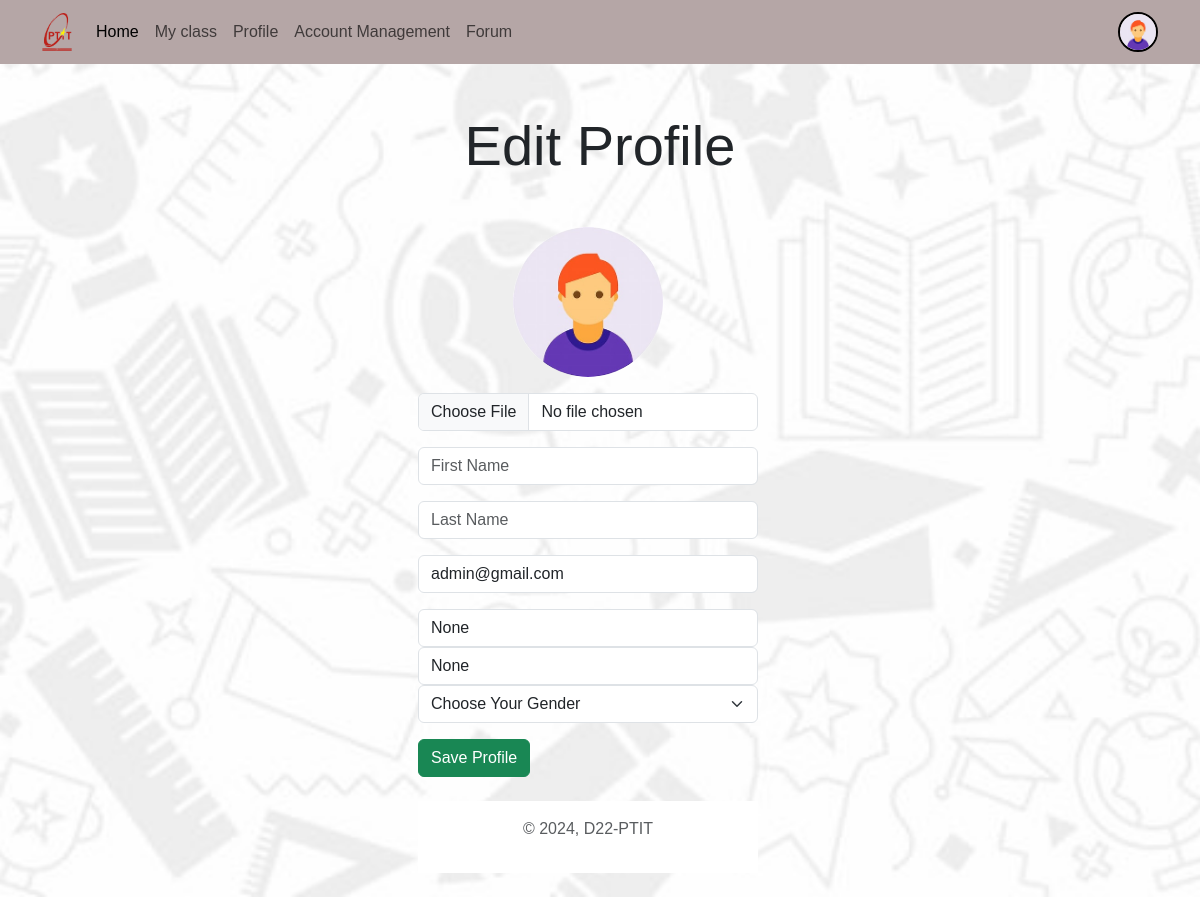
/user/edit_profile/ (signed in), run on the app's committed database.
### account/models.py (models this page shows, shortened)
class Profile(models.Model):
    user = models.OneToOneField(User, on_delete=models.CASCADE, null=True, related_name='profile', verbose_name='User Object')
    user_class = models.TextField(blank=True, null=True)
    email = models.EmailField(blank=True, null=True, max_length=254, unique=True)
    profile_img = models.ImageField(upload_to='profile_images', default='profile_images/user.jpg', blank=True, null=True, verbose_name='Profile Pic')
    studen_id = models.CharField(max_length=15, blank=True, null=True)
    GENDER = (
        ('Male', 'Male'),
        ('Female', 'Female'),
        ('Other', 'Other'),
    )
    gender = models.CharField(max_length=6, choices=GENDER, blank=True, null=True)

### account/views.py (the view, shortened to what this page needs)
# urls.py: path('edit_profile/', views.editProfile, name='edit_profile'),
@login_required(login_url='login')
def editProfile(request):
    user_object = request.user
    user_profile = request.user.profile
    context = {"user_profile": user_profile}
    return render(request, 'profile-edit.html', context)

### templates/profile-edit.html (shortened to what this page needs)
<!DOCTYPE html>
<html lang="en">
<head>
  <link href="https://cdn.jsdelivr.net/npm/bootstrap@5.3.0-alpha3/dist/css/bootstrap.min.css" rel="stylesheet"
>
    <link rel="stylesheet" href="/static/css/style.css">
  </head>
<body>
  {% include "Components/navbar_loged_in.html" %}
  <h1 class="display-4 text-center my-5">Edit Profile</h1>
  <div class="container">
    <div class="row row-cols-sm-1 row-cols-lg-3 container">
      <div class="col-12">
      </div>
      <div class="col-12">
        <form action="" method="POST" enctype="multipart/form-data">
            <div class="mb-3 d-flex justify-content-center">
                <img src="{{user_profile.profile_img.url}}" alt="profile-pic" width="150" height="150" class="rounded-circle">
            </div>
          <div class="mb-3">
            <input type="file" name="profile_img" class="form-control" id="exampleInputImage">
          </div>
          <div class="mb-3">
            <input type="text" name="firstname" value="{{user_profile.user.first_name}}" class="form-control" id="exampleInputFirstName" placeholder="First Name">
          </div>
          <div class="mb-3">
            <input type="text"  name="lastname" value="{{user_profile.user.last_name}}" class="form-control" id="exampleInputLastName" placeholder="Last Name">
          </div>
          <div class="mb-3">
            <input type="email" name="email" value="{{user_profile.user.email}}" class="form-control" id="exampleInputEmail2" aria-describedby="emailHelp"
              placeholder="Email">
          </div>
          <div class="mb-3">
            <input type="text" name="user_class" value="{{user_profile.user_class}}" class="form-control" id="exampleInputStudentID" placeholder="class">
          <div class="mb-3">
          <div class="mb-3">
            <input type="text" name="studen_id" value="{{ user_profile.studen_id }}" class="form-control" id="exampleInputStudentID" placeholder="Student ID">
          <div class="mb-3">
            <select class="form-select form-control" name="gender" value="{{user_profile.gender}}" id="exampleInputGender" aria-label="Default select example">
                <option selected>Choose Your Gender</option>
              </select>
          </div>
          <button type="submit" class="btn btn-success">Save Profile</button>
        </form>
      </div>
    </div>
  </div>
  {% include "Components/footer.html" %}
</body>
</html>

### templates/Components/navbar_loged_in.html (shortened to what this page needs)
    <nav class="navbar navbar-expand-lg bg-body-tertiary d-none d-lg-block">
        <div class="container">
            <a class="navbar-brand" href="">
                <img src="/static/images/logo_ptit.png" alt="" style="width: 30px;">
                </a>
            <div class="collapse navbar-collapse" id="navbarSupportedContent">
                <ul class="navbar-nav me-auto mb-2 mb-lg-0">
                    <li class="nav-item">
                        <a class="nav-link active" aria-current="page" href="{% url 'welcome' %}">Home</a>
                    </li>
						<a class="nav-link" href="{% url 'my_classes' %}">My class</a>
					<li class="nav-item">
                        <a class="nav-link" href="{% url 'profile' request.user.username %}">Profile</a>
                    </li>
                    {% if request.user.is_staff or request.user.is_superuser %}
                    <a class="nav-link" href="{% url "account_management" %}">Account Management</a>
                    {% endif %}
						<a class="nav-link" href="{% url 'forum-list' %}">Forum</a>
                </ul>
                {% if request.user.is_authenticated %}
                    <a href="{% url 'profile' request.user.username %}" class="ms-5">
                    <img src="{{request.user.profile.profile_img.url}}" class="rounded-circle" width="40" height="40" alt="profile_img" style="border: 2px solid #000;">
                    </a>
                {% endif %}
            </div>
        </div>
    </nav>

### static/css/style.css (style rules this page uses)
* { font-family: 'Arial', 'Tahoma', 'Verdana', 'Roboto', 'Open Sans', sans-serif; }
body { background-image: url("../images/Bg1.jpg"); background-size: cover; background-repeat: no-repeat; background-attachment: fixed; background-position: center; }
.navbar { background-color: #b5a6a6 !important; }

### data on the page
Profile: profile_img (placeholder picture), email "admin@gmail.com", user_class "None", studen_id "None", gender "Choose Your Gender"
